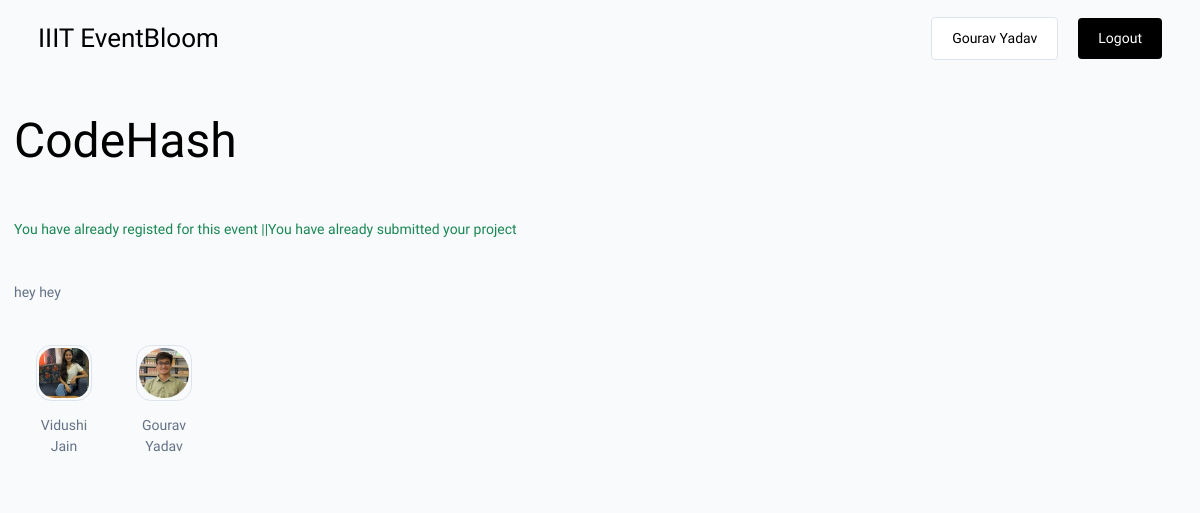
Screenshot of /event/85d3955d-c7fe-41e0-9ddb-eb95154a9dc1/ (signed in) with the database file from the repository.
### base/models.py (models this page shows, shortened)
class User(AbstractUser):
    name = models.CharField(max_length=100, null=True)
    email = models.EmailField(unique=True, null=True)
    bio = models.TextField(null=True, blank=True)
    hackathon_participant = models.BooleanField(default=True, null=True)
    avatar = ResizedImageField(size=[300,300], default='avatar.png')
    id = models.UUIDField(default=uuid.uuid4, unique=True,
                          primary_key=True, editable=False)
    USERNAME_FIELD = 'email'
    REQUIRED_FIELDS = ['username']
    twitter = models.URLField(max_length=500, null=True, blank=True)
    linkedin = models.URLField(max_length=500, null=True, blank=True)
    website = models.URLField(max_length=500, null=True, blank=True)
    facebook = models.URLField(max_length=500, null=True, blank=True)
    github = models.URLField(max_length=500, null=True, blank=True)
    class Meta:
        ordering = ['avatar']

class Event(models.Model):
    name = models.CharField(max_length=200)
    preview = models.TextField(null=True, blank=True)
    description = models.TextField(null=True, blank=True)
    participants = models.ManyToManyField(User, blank=True, related_name='events')
    start_date = models.DateTimeField(null=True)
    end_date = models.DateTimeField(null=True)
    registration_deadline = models.DateTimeField(null=True)
    updated = models.DateTimeField(auto_now=True)
    created = models.DateTimeField(auto_now_add=True)
    id = models.UUIDField(default=uuid.uuid4, unique=True,
                          primary_key=True, editable=False)
    class Meta:
        ordering = ['-end_date']
    @property
    def event_status(self):
        status = None
        present = datetime.now().timestamp()
        deadline = self.registration_deadline.timestamp()
        past_deadline = (present > deadline)
        if past_deadline:
            status = 'Finished'
        else:
            status = 'Ongoing'
        return status

### base/views.py (the view)
# urls.py: path('event/<str:pk>/', views.event_page, name="event"),
def event_page(request, pk):
    event = Event.objects.get(id=pk)
    registered = False
    submitted = False
    if request.user.is_authenticated:
        registered = request.user.events.filter(id=event.id).exists()
        submitted = Submission.objects.filter(participant=request.user, event=event).exists()
    context = {'event':event, 'registered':registered, 'submitted':submitted}
    return render(request, 'event.html', context)

### base/templatetags/markdown_extras.py (called while the page is built)
@register.filter()
@stringfilter
def markdown(value):
    return md.markdown(value, extensions=['markdown.extensions.fenced_code'])

### templates/event.html
{% extends 'main.html' %}
{% load markdown_extras %}
{% load static %}
{% block content %}
<link rel='stylesheet' type='text/css' media='screen' href='{% static "css/event.css" %}'>
    <div class="section">
        <h1>{{event.name}}</h1>
    </div>
    {% if event.event_status == 'Ongoing' %}
    <div class="section" id="event--action--wrapper">
        {% if registered %}
            <p class="text--success">You have already registed for this event || </p>
        {% else %}
            <a class="btn btn--primary"  href="{% url 'registration-confirmation' event.id %}">Register</a>
        {% endif %}
        {% if submitted %}
            <p class="text--success">You have already submitted your project</p>
        {% else %}
            <a class="btn btn--secondary" href="{% url 'project-submission' event.id %}">Submit Project</a>
        {% endif %}
    </div>
    {% else %}
        <p>Registration closed for this event.</p>
    {% endif %}
    <div class="markdown-body">
        {{event.description| markdown | safe }}
    </div>
    <div class="users--lists section">
        {% for user in event.participants.all %}
            <a href="{% url 'profile' user.id%}">
                <div class="wrapper--user">
                    <div class="avatar__border">
                        <img class="user--avatar--sm" src="{{user.avatar.url}}"/>
                    </div>
                    <p>{{user.name}}</p>
                </div>
            </a>
        {% endfor %}
    </div>
{% endblock content %}

### templates/navbar.html (shortened to what this page needs)
{% load static %}
<nav>
    <div id="logo--wrapper" style="display: flex; align-items: center;">
        <a href="{% url 'home' %}">
            <h4 id="logo--text" style="margin: 0;">IIIT EventBloom</h4>
        </a>
    </div>
    <div id="nav--col3">
        {% if request.user.is_authenticated %}
        <a class="btn btn--secondary" href="{% url 'account' %}">{{request.user.name}}</a>
        <a class="btn btn--primary" href="{% url 'logout' %}">Logout</a>
        {% else %}
        <a class="btn btn--secondary" href="{% url 'login' %}">Login</a>
        <a class="btn btn--primary" href="{% url 'register' %}">Register</a>
        {% endif %}
    </div>
</nav>

### static/css/main.css (style rules this page uses)
* { box-sizing: border-box; margin: 0; padding: 0; font-family: 'Readex Pro'; background-color: rgb(249, 250,251); line-height: 1.5em; color: #000; font-size: 14px; }
h1,h2,h3,h4,h5,h6 { font-weight: 500; }
h1 { font-size: 48px; }
h4 { font-size: 32px; }
p { color: #637287; }
a { text-decoration: none; }
.text--success { color: #198754; }
.section { margin: 2em 0; }
.btn { padding: 10px 20px; border-radius: 4px; text-decoration: none; color: black; display: block; width: fit-content; margin: 10px; background-color: none; border: none; }
.btn--primary { background-color:#000; color: #fff; }
.btn--secondary { background-color:#fff; color: #000; border: 1px solid #DEE4ED; }
nav { display: flex; justify-content: space-between; align-items: center; width: 100%; padding: 0.5em 2em; }
nav a { text-decoration: none; color: black; margin: 0 10px; }
#logo--text { font-size: 26px; font-weight: 500; }
#nav--col3 { display: flex; justify-content: space-between; align-items: center; }
.wrapper--user { display: flex; flex-direction: column; align-items: center; padding: 1em; border-radius: 5px; text-align: center; max-width: 100px; }
.wrapper--user * { margin-top: 1em; }
.avatar__border { border:1px solid #DEE4ED; width: fit-content; border-radius: 15px; margin: 0; padding: 2px; line-height: 0; }
.user--avatar--sm { height: 50px; width: 50px; object-fit: cover; border-radius: 15px; margin: 0; padding: 0; line-height: 0; }
.users--lists { display: flex; flex-wrap: wrap; }
#event--action--wrapper { display: flex; flex-wrap: wrap; }

### static/css/event.css (style rules this page uses)
* { line-height: 1.5em; }
h1,h2,h3,h4,h5,h6 { margin-top: 0.5em; margin-bottom: 0.5em; }
p { margin: 1em 0; }

### rows the page displays
User: user.name "Gourav Yadav", avatar (picture), name "Gourav Yadav"
Event: name "CodeHash", description "hey hey"
User: avatar (picture), name "Vidushi Jain"
